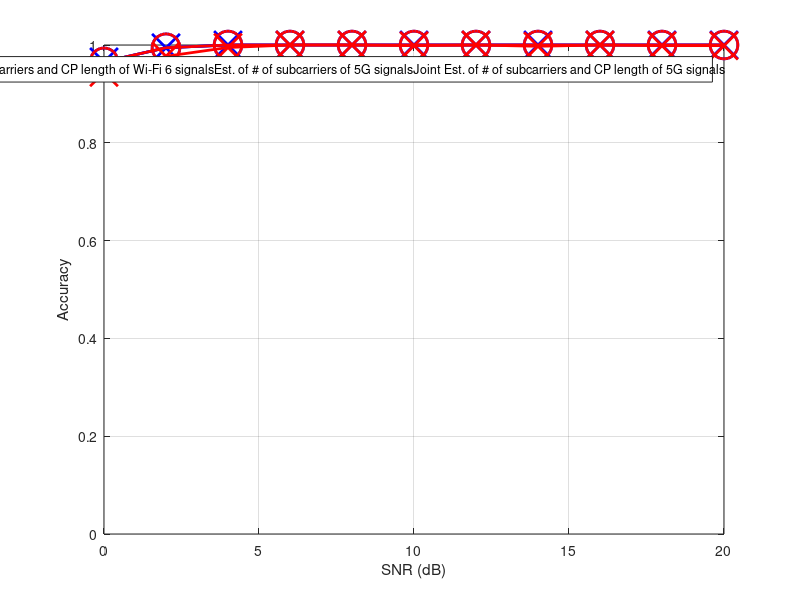

The MATLAB source for this figure:
SNRvec = 0:2:20;

acc_nSubC_wlan_AWGN = [.9655, .9944, 1, 1, 1, 1, 1, 1, 1, 1, 1];
acc_nSubC_NRDL_AWGN = [.9933, .9983, 1, 1, 1, 1, 1, 1, 1, 1, 1];

acc_CPlen_wlan_AWGN = [.944, .9769, .9949, 1, 1, .9987, 1, .9974, 1, .9987, .9987];
acc_CPlen_NRDL_AWGN = [.9428, .9773, .9949, .9993, .9993, .9982, 1, .9978, 1, .9989, .9989];


figure;
plot(SNRvec, acc_nSubC_wlan_AWGN, '-xb', 'LineWidth', 2, 'MarkerSize', 20);
hold on;
plot(SNRvec, acc_nSubC_wlan_AWGN, '-ob', 'LineWidth', 2, 'MarkerSize', 20);
hold on;

plot(SNRvec, acc_CPlen_wlan_AWGN, '-xr', 'LineWidth', 2, 'MarkerSize', 20);
hold on;
plot(SNRvec, acc_nSubC_wlan_AWGN, '-or', 'LineWidth', 2, 'MarkerSize', 20);

ylim([0 1]);
xlabel('SNR (dB)')
ylabel('Accuracy')
grid on;
legend(["Est. of # of subcarriers of Wi-Fi 6 signals", ...
    "Joint Est. of # of subcarriers and CP length of Wi-Fi 6 signals", ...
    "Est. of # of subcarriers of 5G signals", ...
    "Joint Est. of # of subcarriers and CP length of 5G signals"])
